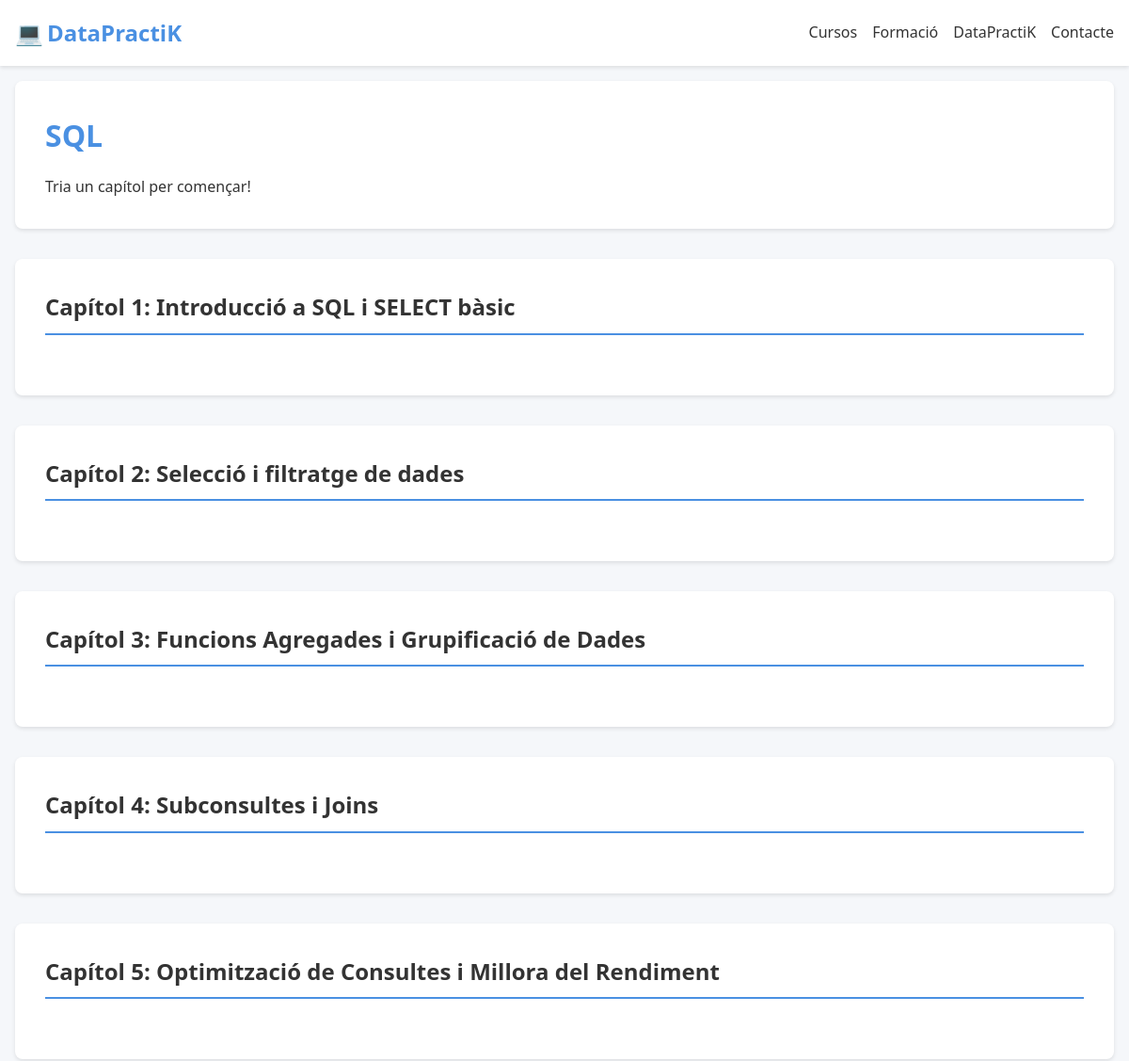
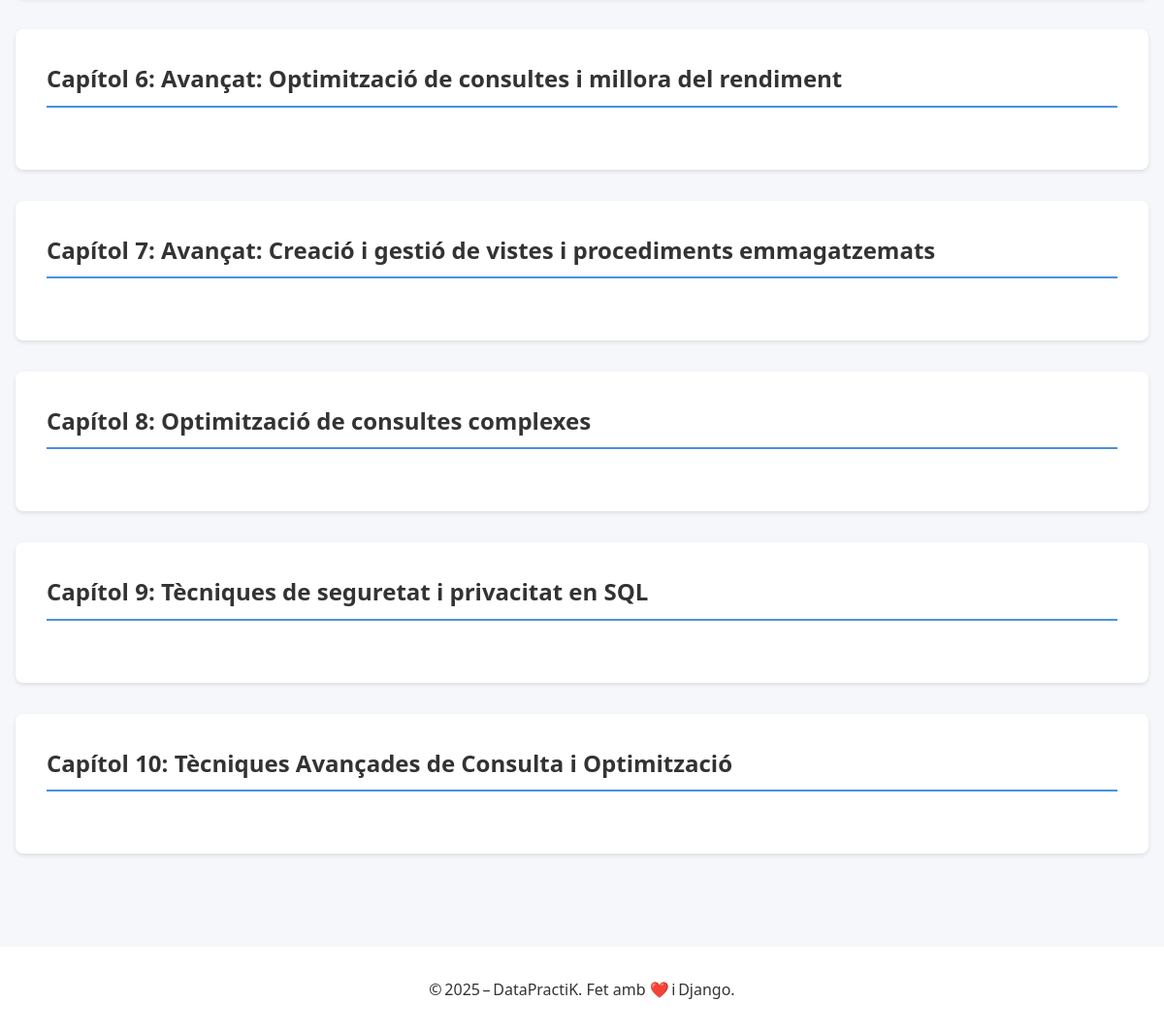
Screenshot of /curs/SQL/ with the database file from the repository (2 pictures, top to bottom).
### app_django/models.py (models this page shows, shortened)
class Curs(models.Model):
    nom = models.CharField(_("Nom del curs"), max_length=100)
    descripcio = models.TextField(_("Descripció"), null=True, blank=True)
    color_fons = models.CharField(_("Color de fons"), max_length=7, default='#FFFFFF')

class Capitol(models.Model):
    curs = models.ForeignKey(Curs, on_delete=models.CASCADE, related_name='capitols', verbose_name=_("Curs"))
    titol = models.CharField(_("Títol del capítol"), max_length=100)
    numero = models.PositiveIntegerField(_("Número del capítol"))
    dificultat = models.CharField(_("Dificultat"), max_length=50)
    preu = models.DecimalField(_("Preu"), max_digits=5, decimal_places=2, default=0.00)
    data_creacio = models.DateTimeField(_("Data de creació"), auto_now_add=True)
    class Meta:
        ordering = ['numero']
        unique_together = ('curs', 'numero')
        verbose_name = _("Capítol")
        verbose_name_plural = _("Capítols")

### app_django/views.py (the view)
# urls.py: path('curs/<str:curs_nom>/', views.index_curs, name='index_curs'),
def index_curs(request, curs_nom):
    curs = get_object_or_404(Curs, nom=curs_nom)
    capitols = Capitol.objects.filter(curs=curs).order_by('numero').prefetch_related('exercicis')
    return render(request, 'index_curs.html', {'curs': curs, 'capitols': capitols})

### app_django/templates/index_curs.html (shortened to what this page needs)
{% extends 'base.html' %}
{% block content %}
<div class="course">
    <header class="course__header">
        <h1 class="course__title">{{ curs.nom }}</h1>
        <p class="course__description">Tria un capítol per començar!</p>
    </header>
    <div class="course__content">
        {% for capitol in capitols %}
            <section class="course__chapter">
                <h2 class="course__chapter-title" onclick="toggleChapter(this)">
                    Capítol {{ capitol.numero }}: {{ capitol.titol }}
                </h2>
            </section>
        {% endfor %}
    </div>
</div>
{% endblock %}

### app_django/static/css/style.css (style rules this page uses)
:root { --color-primary: #4a90e2; --color-secondary: #0000ff; --color-accent: #07bb8e; --color-text: #333333; --color-text-light: #666666; --color-background: #f5f7fa; --color-white: #ffffff; --color-success: #4caf50; --color-error: #f44336; --border-radius: 8px; --spacing-xs: 0.5rem; --spacing-sm: 1rem; --spacing-md: 2rem; --spacing-lg: 3rem; --font-family: 'Segoe UI', system-ui, sans-serif; --shadow-sm: 0 2px 4px rgba(0, 0, 0, 0.1); --shadow-md: 0 4px 6px rgba(0, 0, 0, 0.1); --max-width: 1600px; --font-size-xs: 0.75rem; --font-size-sm: 1rem; --font-size-md: 1.25rem; --font-size-md: 1.25rem; --font-size-md-lg: 1.5rem; --font-size-lg: 2.5rem; }
* { margin: 0; padding: 0; box-sizing: border-box; }
body { font-family: var(--font-family); line-height: 1.6; color: var(--color-text); background-color: var(--color-background); }
.course { max-width: var(--max-width); margin: 0 auto; padding: var(--spacing-sm); }
.course__header { padding: var(--spacing-md); margin-bottom: var(--spacing-md); border-radius: var(--border-radius); box-shadow: var(--shadow-sm); background-color: var(--color-white); }
.course__title { color: var(--color-primary); margin-bottom: var(--spacing-sm); }
.course__chapter { background: var(--color-white); border-radius: var(--border-radius); padding: var(--spacing-md); margin-bottom: var(--spacing-md); box-shadow: var(--shadow-sm); }
.course__chapter-title { color: var(--color-text); margin-bottom: var(--spacing-md); border-bottom: 2px solid var(--color-primary); padding-bottom: var(--spacing-xs); }

### app_django/templates/base.html (style rules this page uses)
html { scroll-behavior:smooth; }
section { padding:4rem 0; }

### rows the page displays
Curs: nom "SQL"
Capitol: numero "1", titol "Introducció a SQL i SELECT bàsic"
Capitol: numero "2", titol "Selecció i filtratge de dades"
Capitol: numero "3", titol "Funcions Agregades i Grupificació de Dades"
Capitol: numero "4", titol "Subconsultes i Joins"
Capitol: numero "5", titol "Optimització de Consultes i Millora del Rendiment"
Capitol: numero "6", titol "Avançat: Optimització de consultes i millora del rendiment"
Capitol: numero "7", titol "Avançat: Creació i gestió de vistes i procediments emmagatzemats"
Capitol: numero "8", titol "Optimització de consultes complexes"
Capitol: numero "9", titol "Tècniques de seguretat i privacitat en SQL"
Capitol: numero "10", titol "Tècniques Avançades de Consulta i Optimització"
